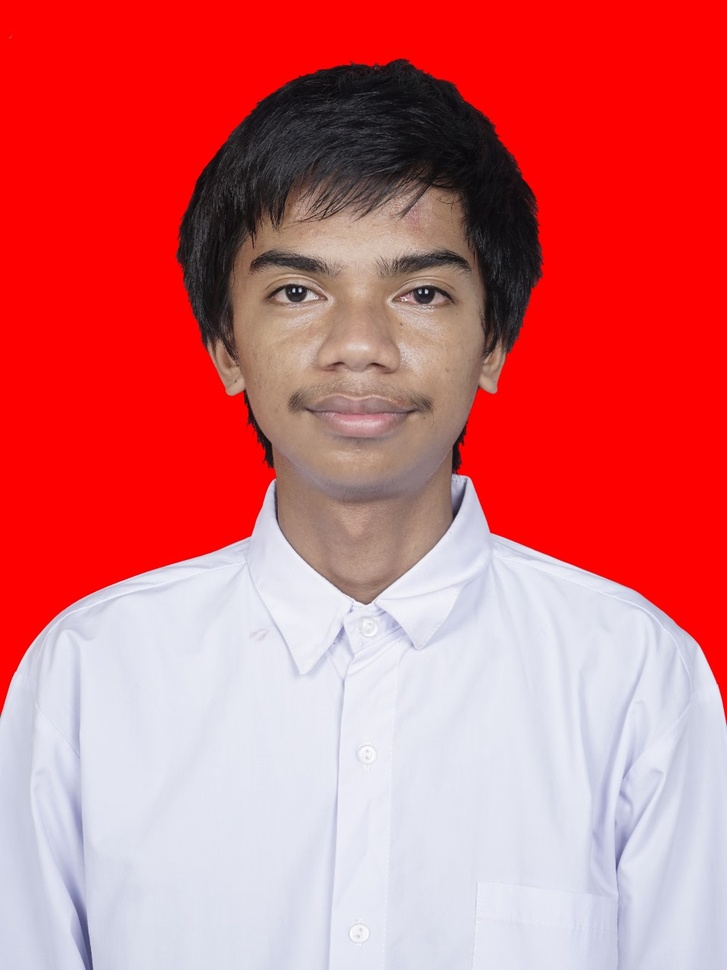
#> input picture tugas-1/Foto.jpg, 727 x 970 px, shrunk from 960 x 1280 before the run
$ jupyter execute ubah-background.ipynb
#> lines starting #> are read from the running program, lines starting #| are printed output that depends on the picture; after the words box and inside, x2 and y2 are one past the last pixel; in counts of white or black regions, pixels touching at a corner belong together
[cell 1]
import pandas as pd
import numpy as np

import os
from pathlib import Path

import cv2 as cv

[cell 2]
# Membaca gambar input
image = cv.imread("Foto.jpg")
#> image is the input picture: shape (970, 727, 3); mean B, G, R 111.7, 107.7, 214.4

# Mengonversi gambar ke ruang warna HSV
hsv = cv.cvtColor(image, cv.COLOR_BGR2HSV)
#> hsv: shape (970, 727, 3); mean H, S, V 58.4, 123, 220.8

# Menentukan rentang warna merah untuk mask
lower_red = np.array([0, 100, 100])
upper_red = np.array([10, 255, 255])

# Membuat mask untuk mengisolasi area merah
mask = cv.inRange(hsv, lower_red, upper_red)
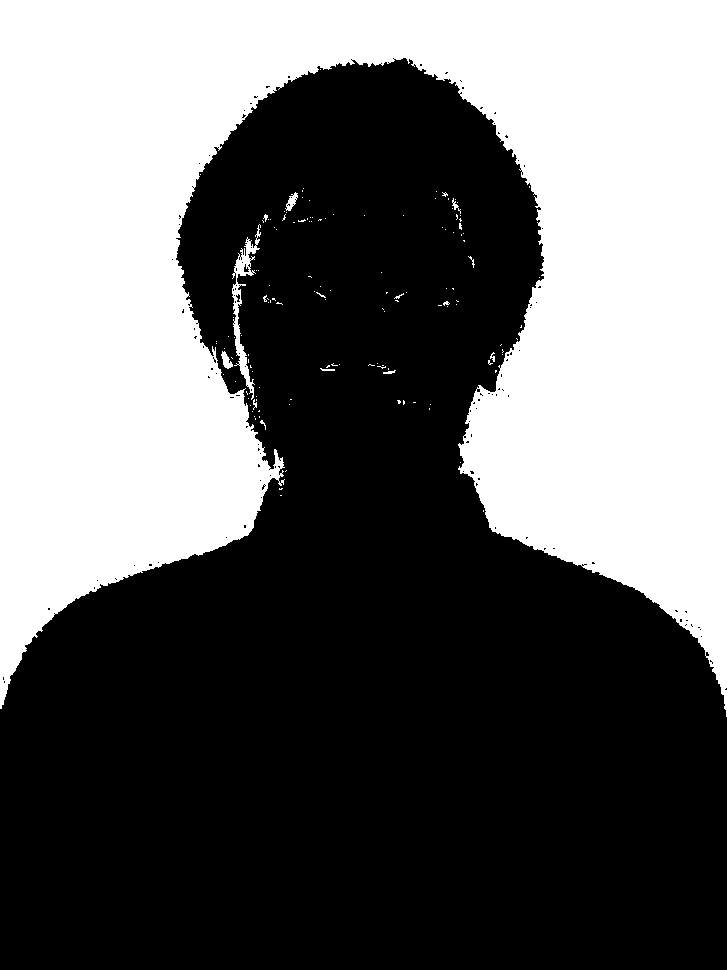
#> mask: shape (970, 727); 40.9% white; 138 white regions (126 under 20 px), largest, box (x1, y1, x2, y2) and area: (0, 0, 727, 717) 286251, (232, 224, 261, 400) 1187, (285, 192, 298, 211) 116

# Membuat background biru dengan ukuran yang sama seperti gambar asli
blue_background = np.full_like(image, (255, 0, 0))  # (B, G, R) untuk biru

# Menggabungkan background biru di area mask
blue_area = cv.bitwise_and(blue_background, blue_background, mask=mask)
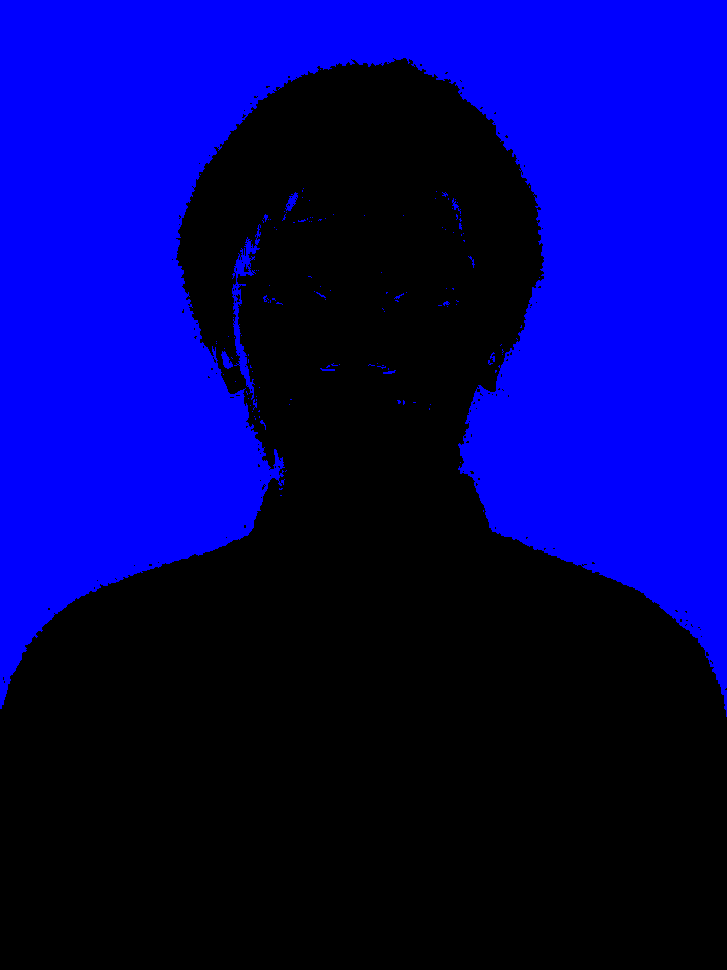
#> blue_area: shape (970, 727, 3); mean of channels 0, 1, 2 104.2, 0, 0; drawn as B, G, R
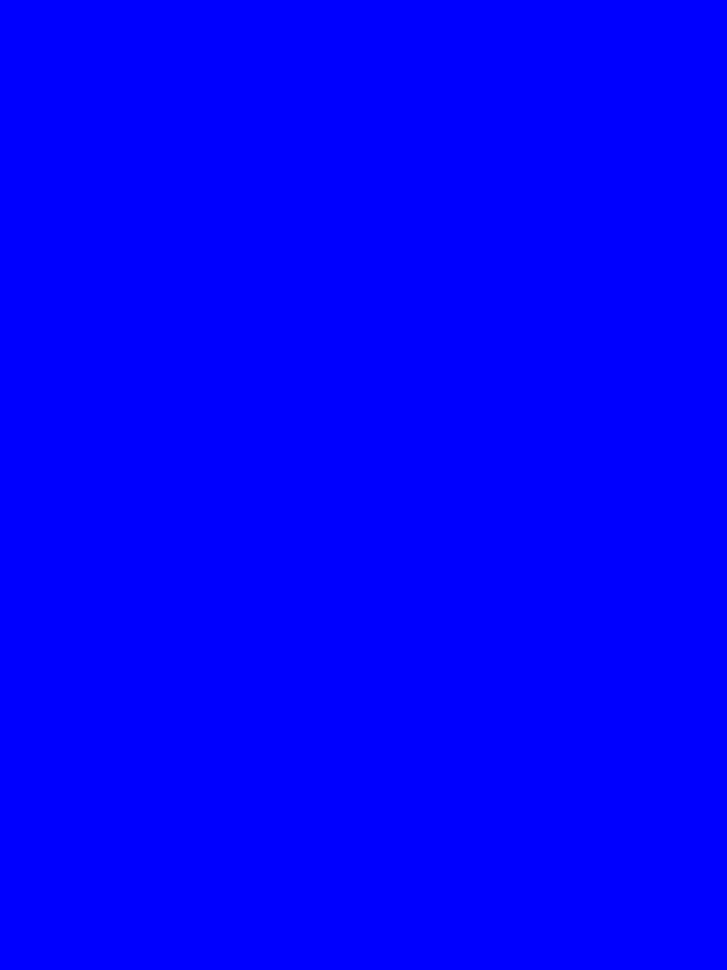
#> blue_background: shape (970, 727, 3); mean of channels 0, 1, 2 255, 0, 0; drawn as B, G, R

# Menggabungkan gambar asli di area yang tidak termasuk mask
original_area = cv.bitwise_and(image, image, mask=cv.bitwise_not(mask))
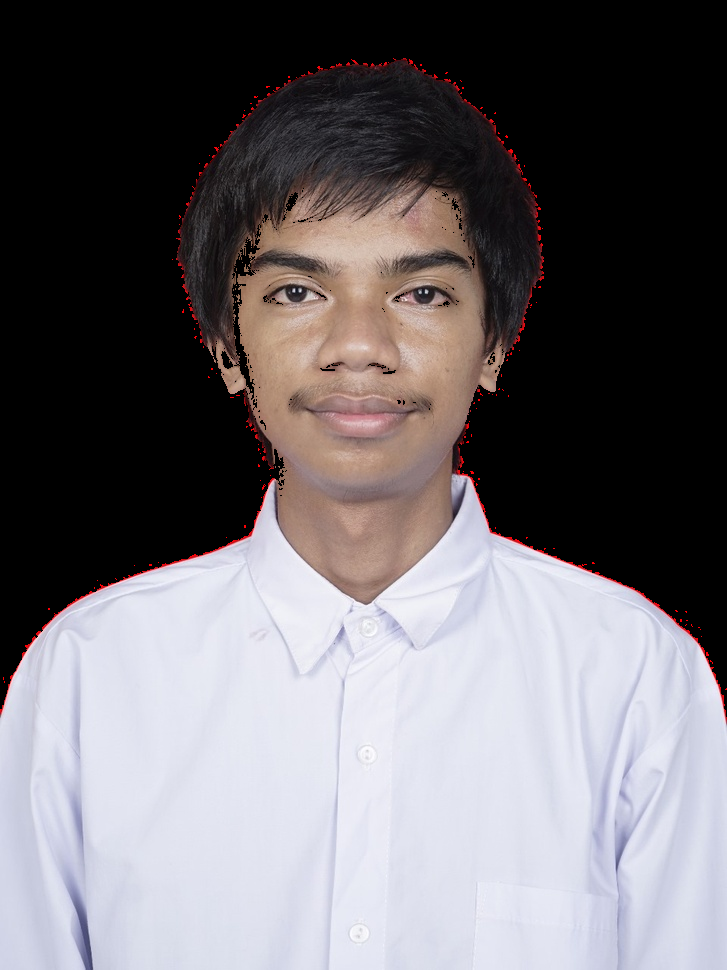
#> original_area: shape (970, 727, 3); mean B, G, R 111.4, 107.3, 111.3

# Menggabungkan kedua area untuk membuat hasil akhir
result = cv.bitwise_or(blue_area, original_area)
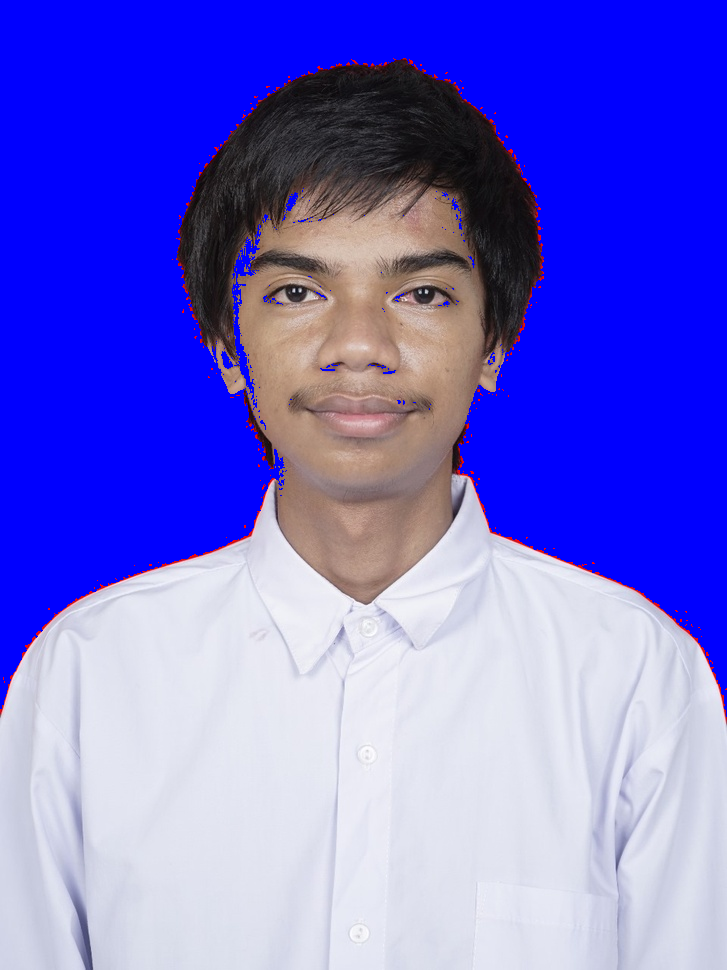
#> result: shape (970, 727, 3); mean of channels 0, 1, 2 215.6, 107.3, 111.3; drawn as B, G, R

# Menyimpan dan menampilkan hasil
cv.imwrite("Background Biru.jpeg", result)
cv.imshow("Image with Blue Background", result)
cv.waitKey(0)
cv.destroyAllWindows()
